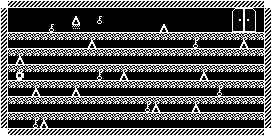

The image is a tile-based game level rendered from a .tmx file. Its description and source (layers, tilesets, objects; grid data summarised) follow:
An orthogonal 34x17 tile map with 8x8 px tiles, 1 tile layer (Tile Layer 1), 1 hidden layer not drawn and 10 objects (5x 1, 3x 8, 2x 0).

<map version="1.0" orientation="orthogonal" renderorder="right-down" width="34" height="17" tilewidth="8" tileheight="8" nextobjectid="36">
 <properties>
  <property name="color1" value="24" />
  <property name="color2" value="24" />
  <property name="emmitercolor" value="50" />
  <property name="enemycolor" value="16" />
  <property name="hudcolor" value="37" />
  <property name="music" value="9" />
  <property name="name" value="waterworld" />
  <property name="tilecolor" value="119" />
 </properties>
 <tileset firstgid="1" name="pacman" tilewidth="8" tileheight="8">
  <image source="tileset.png" width="160" height="200" />
 </tileset>
 <layer name="Tile Layer 1" width="34" height="17">
  <properties>
   <property name="texture" value="tileset" />
  </properties>
  <data>[578 cells, 320 non-empty, 18 distinct tile ids]</data>
 </layer>
 <objectgroup name="emiters">
  <properties>
   <property name="_type" value="2" />
   <property name="sizex" value="16" />
   <property name="sizey" value="16" />
   <property name="speed" value="25" />
   <property name="speedx" value="30" />
   <property name="speedy" value="100" />
   <property name="texture" value="enemies_16x16" />
  </properties>
  <object id="25" type="8" x="124" y="136">
   <properties>
    <property name="delay" value="15000" />
    <property name="offset" value="5000" />
   </properties>
   <polyline points="0,0 0,-154" />
  </object>
  <object id="26" type="0" x="244" y="136">
   <properties>
    <property name="delay" value="11000" />
    <property name="offset" value="9000" />
   </properties>
   <polyline points="0,0 0,-162" />
  </object>
  <object id="27" type="1" x="20" y="136">
   <properties>
    <property name="delay" value="15000" />
    <property name="offset" value="7000" />
   </properties>
   <polyline points="0,0 0,-168" />
  </object>
  <object id="28" type="1" x="68" y="136">
   <properties>
    <property name="delay" value="10000" />
    <property name="offset" value="1000" />
   </properties>
   <polyline points="0,0 0,-168" />
  </object>
  <object id="29" type="8" x="196" y="136">
   <properties>
    <property name="delay" value="12000" />
    <property name="offset" value="2000" />
   </properties>
   <polyline points="0,0 0,-152" />
  </object>
  <object id="30" type="1" x="164" y="136">
   <properties>
    <property name="delay" value="15000" />
    <property name="offset" value="14000" />
   </properties>
   <polyline points="0,0 0,-144" />
  </object>
  <object id="31" type="1" x="100" y="136">
   <properties>
    <property name="delay" value="10000" />
    <property name="offset" value="1000" />
   </properties>
   <polyline points="0,0 0,-160" />
  </object>
  <object id="33" type="0" x="220" y="136">
   <properties>
    <property name="delay" value="15000" />
    <property name="offset" value="4000" />
   </properties>
   <polyline points="0,0 0,-152" />
  </object>
  <object id="34" type="8" x="44" y="136">
   <properties>
    <property name="delay" value="12000" />
    <property name="offset" value="3500" />
   </properties>
   <polyline points="0,0 0,-152" />
  </object>
  <object id="35" type="1" x="148" y="136">
   <properties>
    <property name="delay" value="10000" />
    <property name="offset" value="7000" />
   </properties>
   <polyline points="0,0 0,-152" />
  </object>
 </objectgroup>
 <layer name="background" width="34" height="17" visible="0">
  <properties>
   <property name="texture" value="tileset" />
  </properties>
  <data>[578 cells, 156 non-empty, 7 distinct tile ids]</data>
 </layer>
</map>
